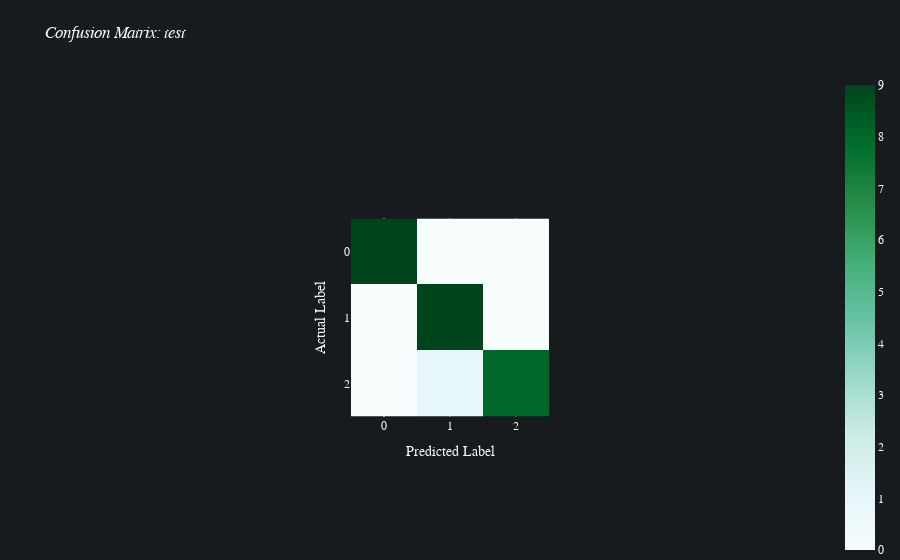
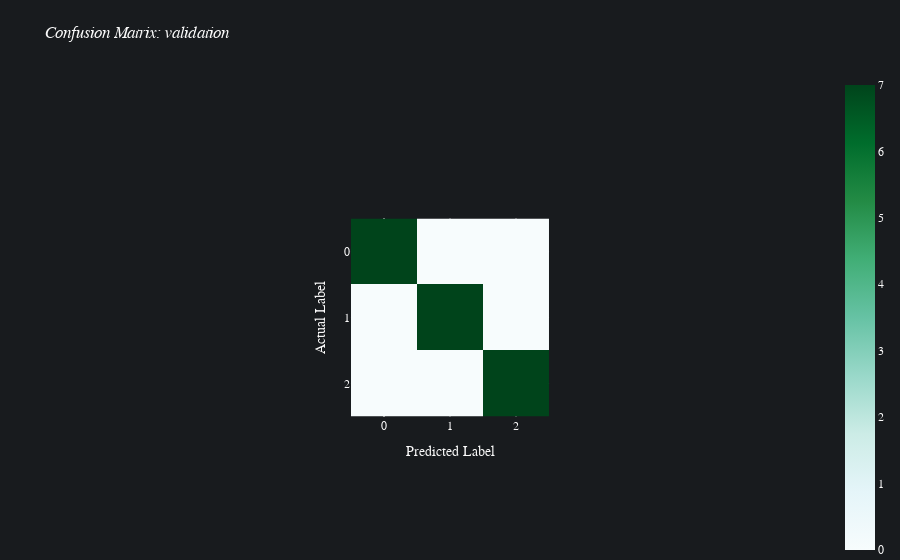
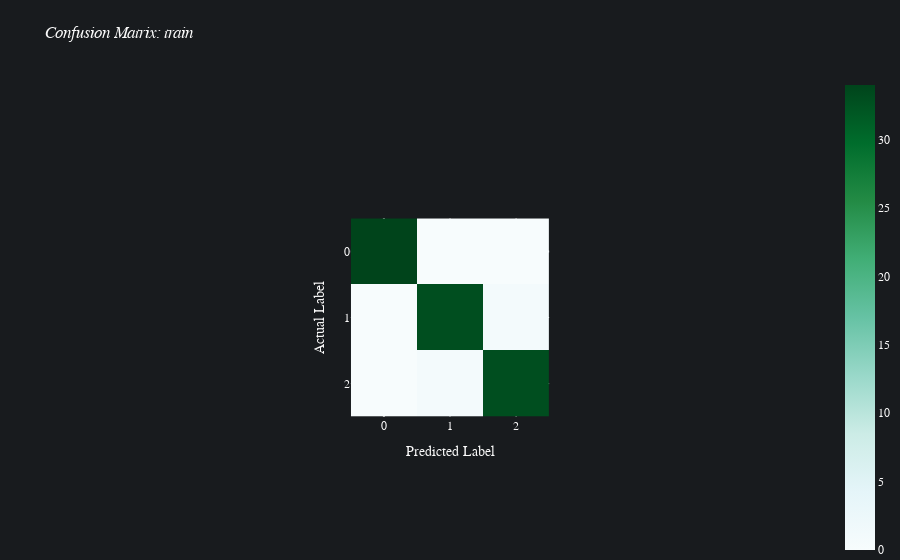

Notebook code cell kept with these figures, in order:
### Code cell
batch_multiclass.jobs[0].results[0].plot_confusion_matrix()

### Figure 1 — Plotly figure (JSON) as saved in the notebook; plotly's stock layout.template omitted (floating-point values rounded to 4 significant figures)
{"data": [{"coloraxis": "coloraxis", "hovertemplate": "Predicted Label: %{x}<br>Actual Label: %{y}<br>color: %{z}<extra></extra>", "type": "heatmap", "z": [[9, 0, 0], [0, 9, 0], [0, 1, 8]]}], "layout": {"autosize": true, "coloraxis": {"colorscale": [[0, "rgb(247,252,253)"], [0.125, "rgb(229,245,249)"], [0.25, "rgb(204,236,230)"], [0.375, "rgb(153,216,201)"], [0.5, "rgb(102,194,164)"], [0.625, "rgb(65,174,118)"], [0.75, "rgb(35,139,69)"], [0.875, "rgb(0,109,44)"], [1, "rgb(0,68,27)"]]}, "font": {"color": "#FAFAFA", "family": "Avenir"}, "hoverlabel": {"bgcolor": "#0F0F0F", "font": {"family": "Avenir", "size": 15}}, "legend": {"title": {"text": "Sample Count"}}, "margin": {"b": 0, "t": 75}, "paper_bgcolor": "#181B1E", "plot_bgcolor": "#181B1E", "title": {"text": "<i>Confusion Matrix: test</i>"}, "xaxis": {"autorange": true, "constrain": "domain", "domain": [0.3662, 0.6338], "range": [-0.5, 2.5], "scaleanchor": "y", "title": {"text": "Predicted Label"}}, "yaxis": {"autorange": true, "constrain": "domain", "domain": [0, 1], "dtick": 1, "range": [2.5, -0.5], "tick0": 0, "tickmode": "linear", "title": {"text": "Actual Label"}}}}

### Figure 2 — Plotly figure (JSON) as saved in the notebook; plotly's stock layout.template omitted (floating-point values rounded to 4 significant figures)
{"data": [{"coloraxis": "coloraxis", "hovertemplate": "Predicted Label: %{x}<br>Actual Label: %{y}<br>color: %{z}<extra></extra>", "type": "heatmap", "z": [[7, 0, 0], [0, 7, 0], [0, 0, 7]]}], "layout": {"autosize": true, "coloraxis": {"colorscale": [[0, "rgb(247,252,253)"], [0.125, "rgb(229,245,249)"], [0.25, "rgb(204,236,230)"], [0.375, "rgb(153,216,201)"], [0.5, "rgb(102,194,164)"], [0.625, "rgb(65,174,118)"], [0.75, "rgb(35,139,69)"], [0.875, "rgb(0,109,44)"], [1, "rgb(0,68,27)"]]}, "font": {"color": "#FAFAFA", "family": "Avenir"}, "hoverlabel": {"bgcolor": "#0F0F0F", "font": {"family": "Avenir", "size": 15}}, "legend": {"title": {"text": "Sample Count"}}, "margin": {"b": 0, "t": 75}, "paper_bgcolor": "#181B1E", "plot_bgcolor": "#181B1E", "title": {"text": "<i>Confusion Matrix: validation</i>"}, "xaxis": {"autorange": true, "constrain": "domain", "domain": [0.3662, 0.6338], "range": [-0.5, 2.5], "scaleanchor": "y", "title": {"text": "Predicted Label"}}, "yaxis": {"autorange": true, "constrain": "domain", "domain": [0, 1], "dtick": 1, "range": [2.5, -0.5], "tick0": 0, "tickmode": "linear", "title": {"text": "Actual Label"}}}}

### Figure 3 — Plotly figure (JSON) as saved in the notebook; plotly's stock layout.template omitted (floating-point values rounded to 4 significant figures)
{"data": [{"coloraxis": "coloraxis", "hovertemplate": "Predicted Label: %{x}<br>Actual Label: %{y}<br>color: %{z}<extra></extra>", "type": "heatmap", "z": [[34, 0, 0], [0, 33, 1], [0, 1, 33]]}], "layout": {"autosize": true, "coloraxis": {"colorscale": [[0, "rgb(247,252,253)"], [0.125, "rgb(229,245,249)"], [0.25, "rgb(204,236,230)"], [0.375, "rgb(153,216,201)"], [0.5, "rgb(102,194,164)"], [0.625, "rgb(65,174,118)"], [0.75, "rgb(35,139,69)"], [0.875, "rgb(0,109,44)"], [1, "rgb(0,68,27)"]]}, "font": {"color": "#FAFAFA", "family": "Avenir"}, "hoverlabel": {"bgcolor": "#0F0F0F", "font": {"family": "Avenir", "size": 15}}, "legend": {"title": {"text": "Sample Count"}}, "margin": {"b": 0, "t": 75}, "paper_bgcolor": "#181B1E", "plot_bgcolor": "#181B1E", "title": {"text": "<i>Confusion Matrix: train</i>"}, "xaxis": {"autorange": true, "constrain": "domain", "domain": [0.366, 0.634], "range": [-0.5, 2.5], "scaleanchor": "y", "title": {"text": "Predicted Label"}}, "yaxis": {"autorange": true, "constrain": "domain", "domain": [0, 1], "dtick": 1, "range": [2.5, -0.5], "tick0": 0, "tickmode": "linear", "title": {"text": "Actual Label"}}}}
